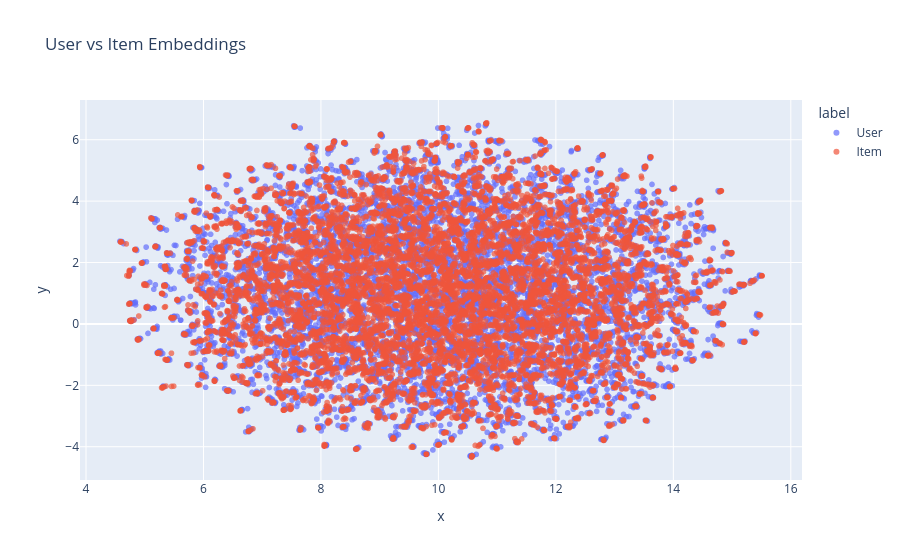

Source (notebook cell):
### Code cell
import plotly.express as px

# 유저 & 아이템 벡터 합치기
all_vectors = np.vstack([user_vectors, item_vectors])
# User, Item 범례 구분 값(User & Item)
labels = ["User"] * len(user_vectors) + ["Item"] * len(item_vectors)

ids = [f"User_{i}" for i in range(len(user_vectors))] + [
    f"Item_{j}" for j in range(len(item_vectors))
]

# UMAP 기반 차원 축소
# - metric="cosine": 임베딩 간 코사인 거리 기준으로 구조를 보존
reducer = umap.UMAP(metric="cosine")
embeddings = reducer.fit_transform(all_vectors)

# DataFrame 생성
df_plot = pd.DataFrame(
    {"x": embeddings[:, 0], "y": embeddings[:, 1], "label": labels, "id": ids}
)

# Plotly 시각화
fig = px.scatter(
    df_plot,
    x="x",
    y="y",
    color="label",
    hover_data=["id"],  # 마우스 오버 시 ID 표시
    opacity=0.7,
    title="User vs Item Embeddings",
)

fig.update_traces(marker=dict(size=6))
fig.show()

### Figure 1 — Plotly figure (JSON) as saved in the notebook; plotly's stock layout.template omitted (floating-point values rounded to 4 significant figures; data arrays with more than 128 entries replaced by an {"elided": "..."} marker saying what was removed)
{"data": [{"customdata": {"elided": "10000x1 str values"}, "hovertemplate": "label=User<br>x=%{x}<br>y=%{y}<br>id=%{customdata[0]}<extra></extra>", "legendgroup": "User", "marker": {"color": "#636efa", "opacity": 0.7, "symbol": "circle", "size": 6}, "mode": "markers", "name": "User", "showlegend": true, "x": {"elided": "10000 float values"}, "xaxis": "x", "y": {"elided": "10000 float values"}, "yaxis": "y", "type": "scattergl"}, {"customdata": {"elided": "9994x1 str values"}, "hovertemplate": "label=Item<br>x=%{x}<br>y=%{y}<br>id=%{customdata[0]}<extra></extra>", "legendgroup": "Item", "marker": {"color": "#EF553B", "opacity": 0.7, "symbol": "circle", "size": 6}, "mode": "markers", "name": "Item", "showlegend": true, "x": {"elided": "9994 float values"}, "xaxis": "x", "y": {"elided": "9994 float values"}, "yaxis": "y", "type": "scattergl"}], "layout": {"xaxis": {"anchor": "y", "domain": [0.0, 1.0], "title": {"text": "x"}}, "yaxis": {"anchor": "x", "domain": [0.0, 1.0], "title": {"text": "y"}}, "legend": {"title": {"text": "label"}, "tracegroupgap": 0}, "title": {"text": "User vs Item Embeddings"}}}
